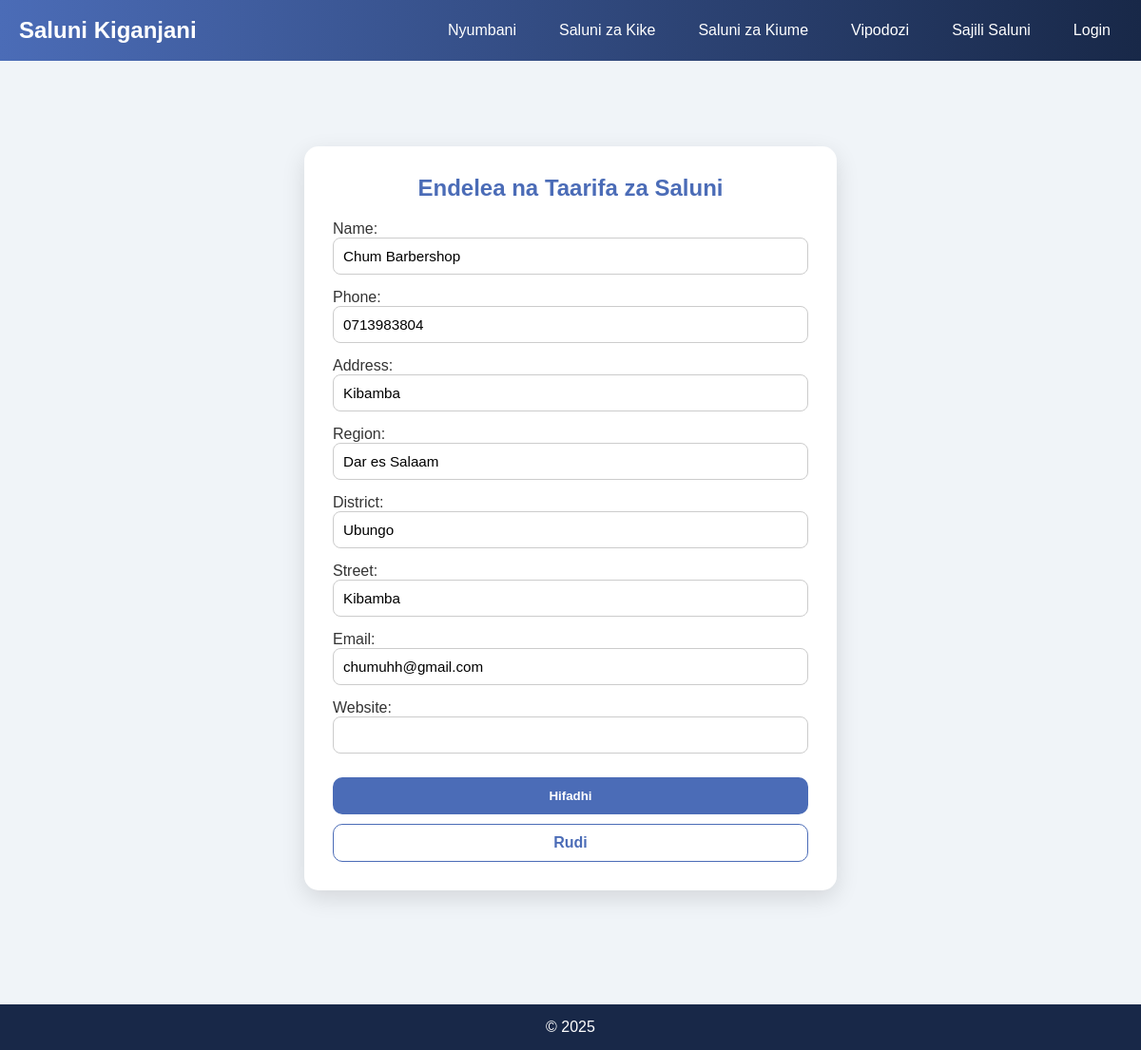
Screenshot of /kiume/update/9/ with the database file from the repository.
### saluni_kiume/models.py (models this page shows, shortened)
class MaleSalon(models.Model):
    name = models.CharField(max_length=200)
    description = models.TextField(blank=True)
    address = models.CharField(max_length=300)
    region = models.CharField(max_length=100)
    district = models.CharField(max_length=100)
    street = models.CharField(max_length=200)
    latitude = models.DecimalField(max_digits=9, decimal_places=6, blank=True, null=True)
    longitude = models.DecimalField(max_digits=9, decimal_places=6, blank=True, null=True)
    phone = models.CharField(validators=[PHONE_REGEX], max_length=16, blank=True, null=True)
    email = models.EmailField(blank=True, null=True)
    website = models.URLField(blank=True, null=True)
    facebook = models.URLField(blank=True, null=True)
    instagram = models.URLField(blank=True, null=True)
    opening_hours = models.JSONField(blank=True, null=True)
    created_at = models.DateTimeField(auto_now_add=True)
    updated_at = models.DateTimeField(auto_now=True)
    class Meta:
        ordering = ['name']

### saluni_kiume/views.py (the view)
# urls.py: path('update/<int:salon_id>/', views.male_salon_update, name='male_salon_update'),
def male_salon_update(request, salon_id):
    salon = get_object_or_404(MaleSalon, id=salon_id)
    if request.method == 'POST':
        form = SalonProfileForm(request.POST, instance=salon)
        if form.is_valid():
            form.save()
            messages.success(request, "Salon profile updated successfully!")
            return redirect('kiume:male_salon_detail', salon_id=salon.id)
        else:
            print("Form errors:", form.errors)  # Debugging
    else:
        form = SalonProfileForm(instance=salon)
    return render(request, 'saluni_kiume/update_profile.html', {
        'form': form,
        'salon': salon
    })

### saluni_kiume/forms.py
class SalonProfileForm(forms.ModelForm):
    class Meta:
        model = MaleSalon
        fields = [
            'name', 'phone', 'address', 'region', 'district',
            'street', 'email', 'website', 'latitude', 'longitude'
        ]
        widgets = {
            'latitude': forms.HiddenInput(),
            'longitude': forms.HiddenInput(),
        }

### saluni_kiume/templates/saluni_kiume/update_profile.html (shortened to what this page needs)
{% extends "base.html" %}
{% block content %}
<section class="update-section">
    <div class="container">
        <div class="update-card">
            <h2>Endelea na Taarifa za Saluni</h2>
            <form method="post" id="salon-form">
                {% for field in form %}
                    {% if field.name != "latitude" and field.name != "longitude" %}
                        <div class="form-group">
                            {{ field.label_tag }}
                            {{ field }}
                        </div>
                    {% else %}
                        {{ field }}
                    {% endif %}
                {% endfor %}
                <button type="submit" class="btn-submit">Hifadhi</button>
                <a href="{% url 'kiume:male_salon_detail' salon.id %}" class="btn-cancel">Rudi</a>
            </form>
        </div>
    </div>
</section>
{% endblock %}

### saluni_kike/templates/base.html (style rules this page uses)
* { margin:0; padding:0; box-sizing:border-box; }
body { font-family: 'Mulish', sans-serif; background:#f9f9f9; color:#333; }

### saluni_kiume/templates/saluni_kiume/update_profile.html (style rules this page uses)
body { font-family: 'Poppins', sans-serif; background:#f0f4f8; }
.container { max-width:600px; margin:50px auto; padding:20px; }
.update-card { background:#fff; padding:30px; border-radius:15px; box-shadow:0 8px 25px rgba(0,0,0,0.12); }
h2 { text-align:center; color:#4b6cb7; margin-bottom:20px; }
.form-group { margin-bottom:15px; }
input, select, textarea { width:100%; padding:10px; border-radius:8px; border:1px solid #ccc; font-size:0.95rem; }
.btn-submit { width:100%; padding:12px; background:#4b6cb7; color:#fff; font-weight:bold; border:none; border-radius:10px; cursor:pointer; margin-top:10px; }
.btn-cancel { display:block; width:100%; text-align:center; padding:10px; margin-top:10px; color:#4b6cb7; text-decoration:none; font-weight:bold; border:1px solid #4b6cb7; border-radius:10px; }

### rows the page displays
MaleSalon: form "Chum Barbershop" "0713983804" "Kibamba" "Dar es Salaam" "Ubungo" "Kibamba" "chumuhh@gmail.com"

### other values shown
{{ field.label_tag }} "Name:" "Phone:" "Address:" "Region:" "District:" "Street:" "Email:" "Website:"
{{ year|default:2025 }} "2025"
